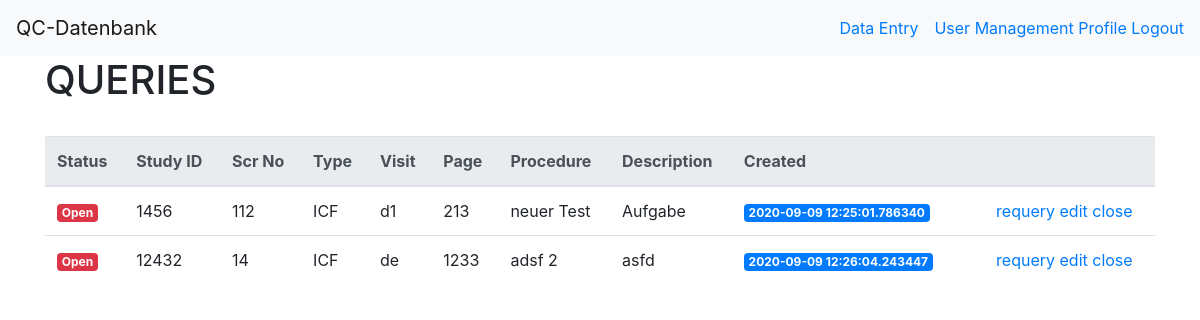
/ (signed in), run on the app's committed database.
### models.py (models this page shows)
class QC_Check(UserMixin, db.Model):
    __tablename__ = 'qc_check'
    id = db.Column(db.Integer, primary_key=True)
    checker = db.Column(db.Text)
    created = db.Column(db.Text)
    study_id = db.Column(db.Integer)
    scr_no = db.Column(db.Integer)
    type = db.Column(db.Text)
    visit = db.Column(db.Text)
    page = db.Column(db.Text)
    procedure = db.Column(db.Text)
    description = db.Column(db.Text)
    responsible = db.Column(db.Text)
    corrected = db.Column(db.Integer)
    close = db.Column(db.Integer)

### main.py (the view)
@main.route('/')
@login_required
def index():
    if current_user.role == "MedOps":
        posts_data = QC_Check.query.filter_by(
            responsible=current_user.abbrev, corrected=1, close=1).all()
    else:
        posts_data = QC_Check.query.filter_by(close=1).all()
    return render_template('index.html', posts=posts_data)

### __init__.py (called while the page is built)
def create_app():
    app = Flask(__name__)
    app.config.from_object('config.DevelopmentConfig')
    db.init_app(app)
    login_manager = LoginManager()
    login_manager.login_view = 'auth.login'
    login_manager.init_app(app)
    log = logging.getLogger('werkzeug')
    log.disabled = True
    from .models import DB_User
    @login_manager.user_loader
    def load_user(user_id):
        return DB_User.query.get(int(user_id))
    from .auth import auth as auth_blueprint
    app.register_blueprint(auth_blueprint)
    from .main import main as main_blueprint
    app.register_blueprint(main_blueprint)
    return app

### templates/index.html (shortened to what this page needs)
{% extends "base.html" %} {% block title %} QC-Datenbank {% endblock %} {% block
content %} {% if current_user.is_authenticated %}
<h1 class="title">QUERIES</h1>
<br />
{% if posts|length > 0 %}
<table class="table">
  <thead class="thead-light">
    <tr>
      {% if not current_user.role == "MedOps" %}
      <th scope="col">Status</th>
      {% endif %}
      <th scope="col">Study ID</th>
      <th scope="col">Scr No</th>
      <th scope="col">Type</th>
      <th scope="col">Visit</th>
      <th scope="col">Page</th>
      <th scope="col">Procedure</th>
      <th scope="col">Description</th>
      <th scope="col">Created</th>
      <th scope="col"></th>
      <th scope="col"></th>
    </tr>
  </thead>
  <tbody>
    {% for post in posts %}
    <tr>
      {% if not current_user.role == "MedOps" %}
      {% if post.corrected == 0 %}
      <td>
        <span class="badge badge-warning">
          Requery
        </span>
      </td>
      {% else %}
      <td>
        <span class="badge badge-danger">
          Open
        </span>
      </td>
      {% endif %}
      {% endif %}
      <td>{{ post.study_id }}</td>
      <td>{{ post.scr_no }}</td>
      <td>{{ post.type }}</td>
      <td>{{ post.visit }}</td>
      <td>{{ post.page }}</td>
      <td>{{ post.procedure }}</td>
      <td>{{ post.description }}</td>
      <td>
        <span class="badge badge-primary">{{ post.created }}</span>
      </td>
      <td>
      </td>
      <td>
        {% if current_user.role == "Admin" %}
        <a href="/requery/{{post.id}}">requery</a>
        <a href="{{ url_for('main.edit', id=post.id) }}">edit</a>
        <a href="/close/{{post.id}}">close</a>
        {% endif %}
      </td>
    </tr>
    {% endfor %}
  </tbody>
</table>
{% else %} Du bist grandios! Alles erledigt!!! Und hier deshalb ein schöne Bild
einfügen (-->TODO an mich) {% endif %} {% endif %} {% endblock %}

### data on the page
QC_Check: corrected "Open", study_id "1456", scr_no "112", type "ICF", visit "d1", page "213", procedure "neuer Test", description "Aufgabe", created "2020-09-09 12:25:01.786340"
QC_Check: corrected "Open", study_id "12432", scr_no "14", type "ICF", visit "de", page "1233", procedure "adsf 2", description "asfd", created "2020-09-09 12:26:04.243447"
